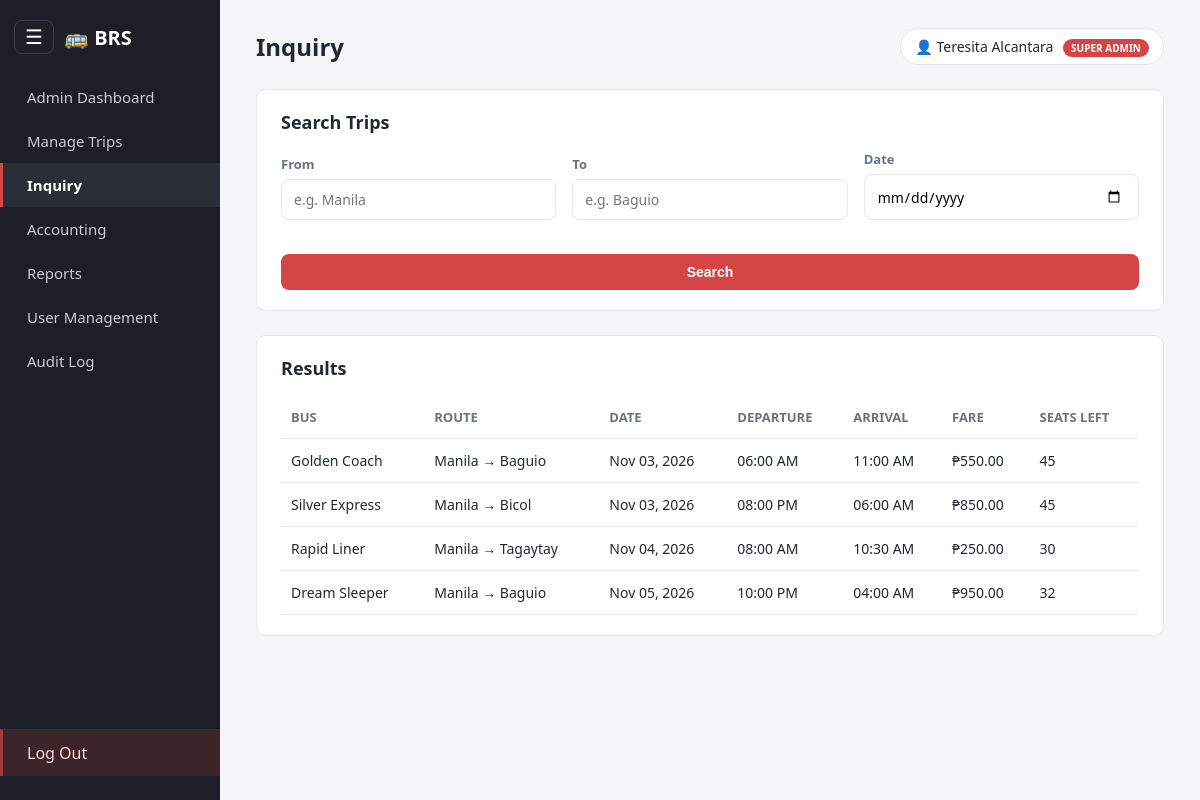
Page /inquiry.php (signed in) on the committed database.
### tables this page shows
CREATE TABLE IF NOT EXISTS users (
    id INT AUTO_INCREMENT PRIMARY KEY,
    username VARCHAR(100) NOT NULL,
    email VARCHAR(150) NOT NULL UNIQUE,
    phone VARCHAR(20) DEFAULT NULL UNIQUE,           
    password VARCHAR(255) NOT NULL,
    role ENUM('user','admin','superadmin') NOT NULL DEFAULT 'user',    
    remember_token VARCHAR(255) DEFAULT NULL,
    created_at TIMESTAMP DEFAULT CURRENT_TIMESTAMP
);

CREATE TABLE IF NOT EXISTS trips (
    id INT AUTO_INCREMENT PRIMARY KEY,
    bus_id INT NOT NULL,
    origin VARCHAR(100) NOT NULL,
    destination VARCHAR(100) NOT NULL,
    travel_date DATE NOT NULL,
    departure_time TIME NOT NULL,
    arrival_time TIME NOT NULL,
    fare DECIMAL(10,2) NOT NULL,
    available_seats INT NOT NULL,
    bus_type ENUM('Express','Sleeper','Luxury','Regular') NOT NULL DEFAULT 'Regular',
    amenities VARCHAR(255) DEFAULT 'AC,USB Charging',
    pickup_points VARCHAR(255) NOT NULL DEFAULT 'Main Terminal',
    dropoff_points VARCHAR(255) NOT NULL DEFAULT 'Main Terminal',
    origin_terminal_id INT DEFAULT NULL,
    destination_terminal_id INT DEFAULT NULL,
    FOREIGN KEY (bus_id) REFERENCES buses(id) ON DELETE CASCADE
);

CREATE TABLE IF NOT EXISTS buses (
    id INT AUTO_INCREMENT PRIMARY KEY,
    bus_number VARCHAR(50) NOT NULL,
    bus_name VARCHAR(100) NOT NULL,
    operator VARCHAR(100) NOT NULL DEFAULT 'Bus Reservation System',
    seat_capacity INT NOT NULL DEFAULT 45,
    seat_layout ENUM('2x2','2x1') NOT NULL DEFAULT '2x2',
    decks ENUM('Single','Double') NOT NULL DEFAULT 'Single'
);

### includes/auth.php (called while the page is built, shortened)
<?php
function refreshSignedInUser($conn) {
    $stmt = $conn->prepare("SELECT username, role FROM users WHERE id = ?");
    $stmt->bind_param("i", $_SESSION['user_id']);
    $stmt->execute();
    $user = $stmt->get_result()->fetch_assoc();
}
if (isset($_SESSION['user_id'])) {
    require_once __DIR__ . '/db.php';
    refreshSignedInUser($conn);
}
function currentRole() { return $_SESSION['role'] ?? 'user'; }
function isStaffRole($role) { return $role === 'admin' || $role === 'superadmin'; }
function isStaff() { return isStaffRole(currentRole()); }
function isSuperAdmin() { return currentRole() === 'superadmin'; }
function roleLabel($role) {
    return ['superadmin' => 'Super Admin', 'admin' => 'Admin'][$role] ?? 'User';
}
?>

### inquiry.php (the view, shortened to what this page needs)
<?php
require_once 'includes/auth.php';
require_once 'includes/db.php';
$pageTitle = "Inquiry";
$origin = $_GET['origin'] ?? '';
$destination = $_GET['destination'] ?? '';
$date = $_GET['date'] ?? '';
$sql = "SELECT t.id, b.bus_name, t.origin, t.destination, t.travel_date, t.departure_time, t.arrival_time, t.fare, t.available_seats
        FROM trips t JOIN buses b ON t.bus_id = b.id WHERE 1=1";
$sql .= " ORDER BY t.travel_date ASC";
$stmt = $conn->prepare($sql);
$stmt->execute();
$results = $stmt->get_result();
include 'includes/header.php';
?>
<section class="panel">
    <div class="panel-head"><h2>Search Trips</h2></div>
    <form method="GET" action="inquiry.php" class="inline-form">
        <div class="form-field">
            <label>From</label>
            <input type="text" name="origin" value="<?php echo htmlspecialchars($origin); ?>" placeholder="e.g. Manila">
        </div>
        <div class="form-field">
            <label>To</label>
            <input type="text" name="destination" value="<?php echo htmlspecialchars($destination); ?>" placeholder="e.g. Baguio">
        </div>
        <div class="form-field">
            <label>Date</label>
            <input type="date" name="date" value="<?php echo htmlspecialchars($date); ?>">
        </div>
        <button type="submit" class="btn-primary">Search</button>
    </form>
</section>
<section class="panel">
    <div class="panel-head"><h2>Results</h2></div>
    <table class="data-table">
        <thead>
            <tr>
                <th>Bus</th>
                <th>Route</th>
                <th>Date</th>
                <th>Departure</th>
                <th>Arrival</th>
                <th>Fare</th>
                <th>Seats Left</th>
            </tr>
        </thead>
        <tbody>
            <?php if ($results->num_rows === 0): ?>
                <tr><td colspan="7" class="empty-row">No trips match your search.</td></tr>
            <?php else: while ($t = $results->fetch_assoc()): ?>
                <tr>
                    <td><?php echo htmlspecialchars($t['bus_name']); ?></td>
                    <td><?php echo htmlspecialchars($t['origin'] . ' → ' . $t['destination']); ?></td>
                    <td><?php echo date('M d, Y', strtotime($t['travel_date'])); ?></td>
                    <td><?php echo date('h:i A', strtotime($t['departure_time'])); ?></td>
                    <td><?php echo date('h:i A', strtotime($t['arrival_time'])); ?></td>
                    <td>₱<?php echo number_format($t['fare'], 2); ?></td>
                    <td><?php echo $t['available_seats']; ?></td>
                </tr>
            <?php endwhile; endif; ?>
        </tbody>
    </table>
</section>
<?php include 'includes/footer.php'; ?>

### includes/header.php (shortened to what this page needs)
<!DOCTYPE html>
<html lang="en">
<head>
<link rel="stylesheet" href="css/style.css?v=<?php echo filemtime(__DIR__ . '/../css/style.css'); ?>">
</head>
<body>
<div class="layout">
    <aside class="sidebar">
        <div class="sidebar-brand">🚌 BRS</div>
        <button type="button" class="sidebar-toggle" id="sidebarToggle" aria-label="Menu" aria-expanded="false">☰</button>
        <div class="sidebar-menu" id="sidebarMenu">
        <nav>
            <?php $currentPage = basename($_SERVER['PHP_SELF']); ?>
            <?php if (isStaff()): ?>
                <a href="admin_dashboard.php" class="<?php echo $currentPage == 'admin_dashboard.php' ? 'active' : ''; ?>">Admin Dashboard</a>
                <a href="manage_trips.php" class="<?php echo $currentPage == 'manage_trips.php' ? 'active' : ''; ?>">Manage Trips</a>
                <a href="inquiry.php" class="<?php echo $currentPage == 'inquiry.php' ? 'active' : ''; ?>">Inquiry</a>
                <a href="accounting.php" class="<?php echo $currentPage == 'accounting.php' ? 'active' : ''; ?>">Accounting</a>
                <a href="reports.php" class="<?php echo $currentPage == 'reports.php' ? 'active' : ''; ?>">Reports</a>
                <?php if (isSuperAdmin()): ?>
                    <a href="user_management.php" class="<?php echo $currentPage == 'user_management.php' ? 'active' : ''; ?>">User Management</a>
                    <a href="audit_log.php" class="<?php echo $currentPage == 'audit_log.php' ? 'active' : ''; ?>">Audit Log</a>
                <?php endif; ?>
            <?php endif; ?>
        </nav>
        <a href="logout.php" class="logout-link" id="logoutLink">Log Out</a>
        </div>
    </aside>
    <main class="content">
        <header class="topbar">
            <h1><?php echo isset($pageTitle) ? $pageTitle : ''; ?></h1>
            <span class="user-chip">👤 <?php echo htmlspecialchars($_SESSION['username'] ?? ''); ?> <span class="role-tag"><?php echo roleLabel(currentRole()); ?></span></span>
        </header>

### css/style.css (style rules this page uses)
:root { --primary: #d64545; --primary-dark: #b83333; --bg: #f4f5f7; --card-bg: #ffffff; --text-dark: #222831; --text-muted: #6b7280; --border: #e5e7eb; --success: #1a9c56; --success-bg: #e6f7ed; --danger: #d64545; --danger-bg: #fdecec; --pending-bg: #fff6e0; --pending: #b8860b; --radius: 10px; }
* { box-sizing: border-box; margin: 0; padding: 0; }
body { font-family: 'Segoe UI', Roboto, Arial, sans-serif; background: var(--bg); color: var(--text-dark); }
a { text-decoration: none; color: inherit; }
.layout { display: flex; min-height: 100vh; }
.sidebar { width: 220px; background: #1c1f26; color: #fff; display: flex; flex-direction: column; padding: 24px 0; flex-shrink: 0; position: sticky; top: 0; height: 100vh; overflow-y: auto; }
.sidebar-brand { font-size: 20px; font-weight: 700; padding: 0 24px 24px; }
.sidebar nav { display: flex; flex-direction: column; flex: 1; }
.sidebar nav a { padding: 12px 24px; color: #c9ccd3; font-size: 15px; border-left: 3px solid transparent; transition: 0.15s; }
.sidebar nav a.active { background: #2a2e37; color: #fff; border-left-color: var(--primary); font-weight: 600; }
.logout-link { padding: 12px 24px; color: #ffd7d7; background: rgba(214, 69, 69, 0.16); border-top: 1px solid #2f333d; border-left: 3px solid rgba(214, 69, 69, 0.65); margin-top: auto; transition: background 0.15s, color 0.15s, border-color 0.15s; }
.logout-link.scroll-reveal { opacity: 0; visibility: hidden; transform: translateY(8px); transition: opacity 0.25s, transform 0.25s, visibility 0.25s, background 0.15s, color 0.15s, border-color 0.15s; }
.logout-link.scroll-reveal.scroll-visible { opacity: 1; visibility: visible; transform: translateY(0); }
.content { flex: 1; padding: 28px 36px; }
.topbar { display: flex; justify-content: space-between; align-items: center; margin-bottom: 24px; }
.topbar h1 { font-size: 24px; }
.user-chip { background: #fff; padding: 8px 14px; border-radius: 20px; font-size: 14px; border: 1px solid var(--border); }
.role-tag { background: var(--primary); color: #fff; font-size: 10px; font-weight: 700; text-transform: uppercase; padding: 2px 8px; border-radius: 10px; margin-left: 6px; vertical-align: middle; }
.panel { background: var(--card-bg); border-radius: var(--radius); border: 1px solid var(--border); padding: 20px 24px; margin-bottom: 24px; }
.panel-head { display: flex; justify-content: space-between; align-items: center; margin-bottom: 16px; }
.panel-head h2 { font-size: 18px; }
.data-table { width: 100%; border-collapse: collapse; }
.data-table th, .data-table td { text-align: left; padding: 12px 10px; border-bottom: 1px solid var(--border); font-size: 14px; }
.data-table th { color: var(--text-muted); font-weight: 600; font-size: 13px; text-transform: uppercase; }
.btn-primary, .btn-secondary, .btn-danger { border: none; border-radius: 8px; padding: 10px 18px; font-size: 14px; font-weight: 600; cursor: pointer; transition: 0.15s; }
.btn-primary { background: var(--primary); color: #fff; }
label { display: block; font-size: 13px; font-weight: 600; margin: 12px 0 6px; color: var(--text-muted); }
input[type=text], input[type=email], input[type=tel], input[type=password], input[type=number], input[type=date], select, textarea { width: 100%; padding: 10px 12px; border: 1px solid var(--border); border-radius: 8px; font-size: 14px; font-family: inherit; }
.inline-form { display: flex; gap: 16px; align-items: flex-end; flex-wrap: wrap; }
.form-field { flex: 1; min-width: 160px; }
.form-field label { margin-top: 0; }
button.btn-primary[type=submit] { width: 100%; margin-top: 18px; }
.sidebar-menu { display: flex; flex-direction: column; flex: 1; min-height: 0; }
.sidebar-toggle, .sidebar-close { display: none; background: none; border: 1px solid #3a3f4a; border-radius: 8px; color: #fff; font-size: 20px; line-height: 1; padding: 6px 10px; cursor: pointer; }
@media (min-width: 769px) { .sidebar { position: sticky; transition: width 0.2s ease; } }
@media (min-width: 769px) { .sidebar-toggle { display: block; position: absolute; top: 20px; left: 14px; } }
@media (min-width: 769px) { .sidebar-brand { padding-left: 64px; } }

### rows in the picture
users: role "SUPER ADMIN"
trips: bus.bus_name "Golden Coach", origin+destination "Manila → Baguio", travel_date "Nov 03, 2026", departure_time "06:00 AM", arrival_time "11:00 AM", fare "550.00", available_seats "45"
trips: bus.bus_name "Silver Express", origin+destination "Manila → Bicol", travel_date "Nov 03, 2026", departure_time "08:00 PM", arrival_time "06:00 AM", fare "850.00", available_seats "45"
trips: bus.bus_name "Rapid Liner", origin+destination "Manila → Tagaytay", travel_date "Nov 04, 2026", departure_time "08:00 AM", arrival_time "10:30 AM", fare "250.00", available_seats "30"
trips: bus.bus_name "Dream Sleeper", origin+destination "Manila → Baguio", travel_date "Nov 05, 2026", departure_time "10:00 PM", arrival_time "04:00 AM", fare "950.00", available_seats "32"

### other values in the picture
$pageTitle "Inquiry"
$_SESSION['username'] "Teresita Alcantara"
